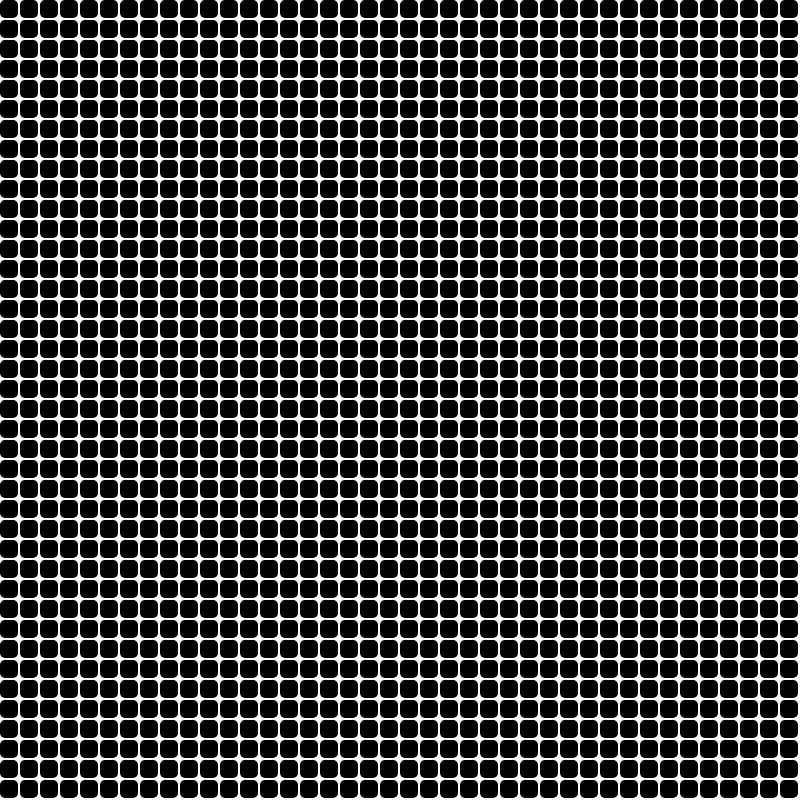
Frame 1 (no input)
Frame 60 (no input): identical to frame 1, image omitted
Frame 120 (the mouse pressed at the canvas centre since frame 60): identical to frame 1, image omitted

The p5.js sketch that drew this single still picture (run headless with seeded random() and noise() and a simulated clock; from frame 60 on, the mouse is pressed at the canvas centre):

// p5.js sketch
// ── sketch.js

var canvasHeight = 800;
var canvasWidth = 800;

var tile = 20;

var rows = canvasHeight / tile;
var columns = canvasWidth / tile;

var graph;

function initGraph() {
    graph = new Array(rows);

    for (var i = 0; i < rows; ++i) {
        graph[i] = new Array(columns);
        for (var j = 0; j < columns; ++j) {
            graph[i][j] = new Node(i, j);
        }
    }
}

function drawGraph() {
    for (var i = 0; i < rows; ++i) {
        for (var j = 0; j < columns; ++j) {
            graph[i][j].show();
        }
    }
}

function setup() {

    createCanvas(canvasWidth, canvasHeight);

    initGraph();

    drawGraph()
}

function draw() {
}

// ── node.js


function Node(i, j) {
    this.i = i;
    this.j = j;
    this.tile = 20;
    this.wall = false;
    this.neighbours = [];

    this.show = function(color) {
        if (!this.wall && color) {
            fill(color);
        } else {
            fill('black');
        }
        noStroke();
        square(this.tile * i, this.tile * j, this.tile-2, 5);
    }

    this.addNeighbours = function(graph) {
        var i = this.i;
        var j = this.j;

        var rows = grid.length;
        var columns = grid[0].length;

        if (i + 1 < rows) this.neighbors.push(grid[i+1][j]);

        if (i > 0) this.neighbors.push(grid[i-1][j]);

        if (j + 1 < columns) this.neighbors.push(grid[i][j+1]);

        if (j > 0) this.neighbors.push(grid[i][j-1]);

        if (i + 1 < rows && j + 1 < columns) this.neighbors.push(grid[i+1][j+1]);

        if (i > 0 && j > 0) this.neighbors.push(grid[i-1][j-1]);

        if (i + 1 < rows && j > 0) this.neighbors.push(grid[i+1][j-1]);

        if (i > 0 && j + 1 < columns) this.neighbors.push(grid[i-1][j+1]);
    }
}
